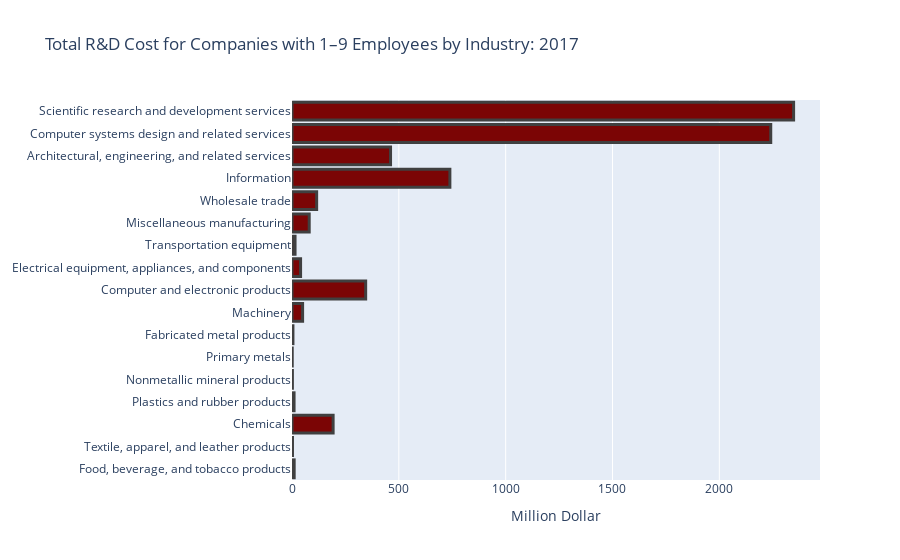

Here is the notebook cell this chart was saved with:
### Code cell
fig = go.Figure()
fig.layout=go.Layout(
        title=go.layout.Title(text="Total R&D Cost for Companies with 1–9 Employees by Industry: 2017") )
fig.add_trace(go.Bar(
    y=AL1,
    x=AL3,
    orientation='h',
    marker=dict(
        color='#7b0505',
        line=dict(color='#404040', width=3)
    )

))
fig.layout.yaxis.update({'anchor': 'x2'})
fig.layout.xaxis.update({'anchor': 'y2'})
fig.layout.xaxis.update({'title': 'Million Dollar'})
#fig.update_layout(barmode='stack')
fig.show()

### Figure 1 — Plotly figure (JSON) as saved in the notebook; plotly's stock layout.template omitted (floating-point values rounded to 4 significant figures)
{"data": [{"marker": {"color": "#7b0505", "line": {"color": "#404040", "width": 3}}, "orientation": "h", "type": "bar", "x": [10.14, 2.225, 192.5, 9.654, 1.836, 1.08, 4.414, 49.61, 344.8, 40.14, 14.28, 80.48, 115.4, 738.9, 461.2, 2241.0, 2348.0], "y": ["Food, beverage, and tobacco products", "Textile, apparel, and leather products", "Chemicals", "Plastics and rubber products", "Nonmetallic mineral products", "Primary metals", "Fabricated metal products", "Machinery", "Computer and electronic products", "Electrical equipment, appliances, and components", "Transportation equipment", "Miscellaneous manufacturing", "Wholesale trade", "Information", "Architectural, engineering, and related services", "Computer systems design and related services", "Scientific research and development services"]}], "layout": {"title": {"text": "Total R&D Cost for Companies with 1–9 Employees by Industry: 2017"}, "xaxis": {"anchor": "y2", "title": {"text": "Million Dollar"}}, "yaxis": {"anchor": "x2"}}}
